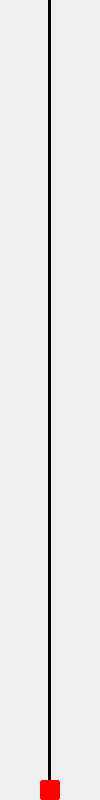
<?xml version="1.0" encoding="UTF-8"?>
<ui version="4.0">
 <class>vertical_line</class>
 <widget class="QWidget" name="vertical_line">
  <property name="geometry">
   <rect>
    <x>0</x>
    <y>0</y>
    <width>100</width>
    <height>800</height>
   </rect>
  </property>
  <property name="maximumSize">
   <size>
    <width>16777215</width>
    <height>16777215</height>
   </size>
  </property>
  <property name="cursor">
   <cursorShape>ArrowCursor</cursorShape>
  </property>
  <property name="mouseTracking">
   <bool>true</bool>
  </property>
  <property name="windowTitle">
   <string>Form</string>
  </property>
  <property name="windowOpacity">
   <double>1.000000000000000</double>
  </property>
  <property name="layoutDirection">
   <enum>Qt::RightToLeft</enum>
  </property>
  <property name="autoFillBackground">
   <bool>false</bool>
  </property>
  <layout class="QVBoxLayout" name="verticalLayout">
   <property name="spacing">
    <number>0</number>
   </property>
   <property name="leftMargin">
    <number>0</number>
   </property>
   <property name="topMargin">
    <number>0</number>
   </property>
   <property name="rightMargin">
    <number>0</number>
   </property>
   <property name="bottomMargin">
    <number>0</number>
   </property>
   <item alignment="Qt::AlignHCenter">
    <widget class="Line" name="line">
     <property name="sizePolicy">
      <sizepolicy hsizetype="Fixed" vsizetype="Expanding">
       <horstretch>0</horstretch>
       <verstretch>0</verstretch>
      </sizepolicy>
     </property>
     <property name="styleSheet">
      <string notr="true">background-color:rgb(0, 0, 0);</string>
     </property>
     <property name="frameShadow">
      <enum>QFrame::Plain</enum>
     </property>
     <property name="lineWidth">
      <number>1</number>
     </property>
     <property name="midLineWidth">
      <number>-1</number>
     </property>
     <property name="orientation">
      <enum>Qt::Vertical</enum>
     </property>
    </widget>
   </item>
   <item alignment="Qt::AlignHCenter|Qt::AlignVCenter">
    <widget class="QLabel" name="label">
     <property name="sizePolicy">
      <sizepolicy hsizetype="Fixed" vsizetype="Fixed">
       <horstretch>0</horstretch>
       <verstretch>0</verstretch>
      </sizepolicy>
     </property>
     <property name="minimumSize">
      <size>
       <width>20</width>
       <height>20</height>
      </size>
     </property>
     <property name="maximumSize">
      <size>
       <width>20</width>
       <height>20</height>
      </size>
     </property>
     <property name="cursor">
      <cursorShape>SizeAllCursor</cursorShape>
     </property>
     <property name="styleSheet">
      <string notr="true">border-style: solid;
border-width: 2px;
border-color: black;
border: 2px solid red;
border-radius: 3px;
background-color:red;</string>
     </property>
     <property name="text">
      <string/>
     </property>
     <property name="alignment">
      <set>Qt::AlignCenter</set>
     </property>
    </widget>
   </item>
  </layout>
 </widget>
 <resources/>
 <connections/>
</ui>
